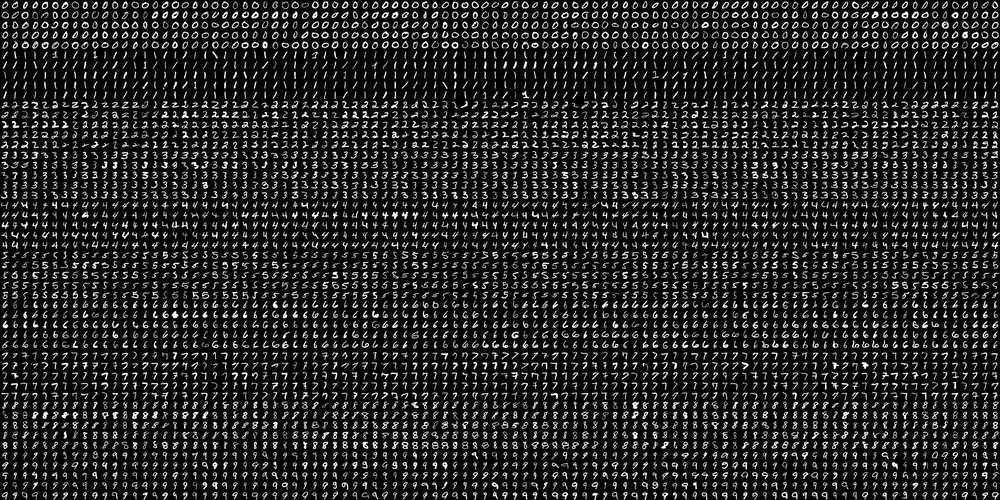
#> input picture digits.png, 1000 x 500 px, shrunk from 2000 x 1000 before the run
$ jupyter execute HOG_Digits.ipynb   (shell and % lines are left out)
#> lines starting #> are read from the running program, lines starting #| are printed output that depends on the picture; long printed decimals are rounded
[View in Colaboratory](https://colab.research.google.com/github/avs20/HOG_Playground/blob/master/HOG_Digits.ipynb)

[cell 1]
#install opencv
# !apt-get -qq install -y libsm6 libxext6 && pip install -q -U opencv-python
# import cv2

[cell 2]
# from google.colab import files

# uploaded = files.upload()

[cell 3]
### TRAIN DIGITS
import cv2

import numpy as np
import matplotlib.pyplot as plt


SZ = 20
CLASS_N = 10

def split2d(img, cell_size, flatten=True):
    h, w = img.shape[:2]
    sx, sy = cell_size
    cells = [np.hsplit(row, w//sx) for row in np.vsplit(img, h//sy)]
    cells = np.array(cells)
    if flatten:
        cells = cells.reshape(-1, sy, sx)
    return cells

def load_digits(fn):
#> called with fn = 'digits.png'
    digits_img = cv2.imread(fn, 0)
#> digits_img is the input picture: shape (500, 1000); min 0, max 255, mean 36.1
    digits = split2d(digits_img, (SZ, SZ))
#> in split2d, `cells = [np.hsplit(row, w//sx) for row in np.vsplit(img, h//sy)]`: cells = 25 items
    labels = np.repeat(np.arange(CLASS_N), len(digits)/CLASS_N)
#> labels = 1250 values from 0 to 9
    return digits, labels

def deskew(img):
    m = cv2.moments(img)
    if abs(m['mu02']) < 1e-2:
        return img.copy()
    skew = m['mu11']/m['mu02']
    M = np.float32([[1, skew, -0.5*SZ*skew], [0, 1, 0]])
    img = cv2.warpAffine(img, M, (SZ, SZ), flags=cv2.WARP_INVERSE_MAP | cv2.INTER_LINEAR)
    return img


def preprocess_simple(digits):
    return np.float32(digits).reshape(-1, SZ*SZ) / 255.0


def get_hog() :
    winSize = (20,20)
    blockSize = (10,10)
    blockStride = (5,5)
    cellSize = (10,10)
    nbins = 9
    derivAperture = 1
    winSigma = -1.
    histogramNormType = 0
    L2HysThreshold = 0.2
    gammaCorrection = 1
    nlevels = 64
    signedGradient = True

    hog = cv2.HOGDescriptor(winSize,blockSize,blockStride,cellSize,nbins,derivAperture,winSigma,histogramNormType,L2HysThreshold,gammaCorrection,nlevels, signedGradient)

    return hog
    affine_flags = cv2.WARP_INVERSE_MAP|cv2.INTER_LINEAR

## LOADING AND SEEING THE DATA

[cell 4]
print('Loading digits from digits.png ... ')
# Load data.
digits, labels = load_digits('digits.png')
#> labels = 1250 values from 0 to 9
# print(digits[0])


plt.figure(figsize=(5,5))

import random


f = plt.figure(figsize=(10,7))

for i in range(20):


  index = random.randint(0,digits.shape[0])
  plt.subplot( 5, 4, i+1 )
  plt.axis('off')
  plt.title(labels[index])

  plt.imshow(digits[index], cmap="gray")


plt.tight_layout( w_pad=0.5, h_pad=1.0)

plt.show()
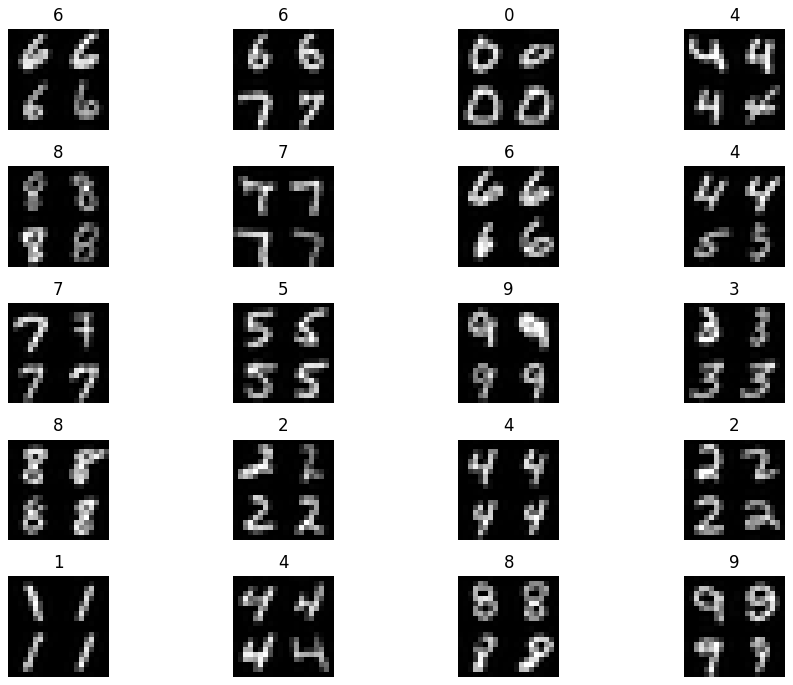
#> figure drawn by matplotlib, 20 panels

## Aligin images to veritical before training

[cell 5]
print('Deskew images ... ')
digits_deskewed = list(map(deskew, digits))
#> in deskew, `m = cv2.moments(img)`: m = moments, m00 17230, centre m10/m00, m01/m00 = (9.73, 9.37)
#> in deskew, `skew = m['mu11']/m['mu02']`: skew = -0.0815
#> in deskew, `M = np.float32([[1, skew, -0.5*SZ*skew], [0, 1, 0]])`: M = [[1, -0.0815, 0.815], [0, 1, 0]]
#> in deskew (call 19), `m = cv2.moments(img)`: m = moments, m00 19958, centre m10/m00, m01/m00 = (9.96, 10.49)
#> in deskew (call 19), `m = cv2.moments(img)`:
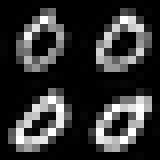
#> img: shape (20, 20) (shown 8 times larger); min 0, max 255, mean 49.9
#> in deskew (call 19), `skew = m['mu11']/m['mu02']`: skew = -0.0747
#> in deskew (call 19), `M = np.float32([[1, skew, -0.5*SZ*skew], [0, 1, 0]])`: M = [[1, -0.0747, 0.747], [0, 1, 0]]
#> in deskew (call 19), `img = cv2.warpAffine(img, M, (SZ, SZ), flags=cv2.WARP_INVERSE_MAP | cv..`:
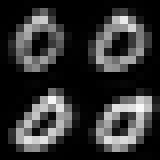
#> img: shape (20, 20) (shown 8 times larger); min 0, max 250, mean 49.9
#> in deskew (call 20), `m = cv2.moments(img)`: m = moments, m00 25269, centre m10/m00, m01/m00 = (9.98, 9.78)
#> in deskew (call 20), `m = cv2.moments(img)`:
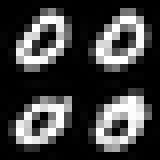
#> img: shape (20, 20) (shown 8 times larger); min 0, max 255, mean 63.2
#> in deskew (call 20), `skew = m['mu11']/m['mu02']`: skew = -0.0239
#> in deskew (call 20), `M = np.float32([[1, skew, -0.5*SZ*skew], [0, 1, 0]])`: M = [[1, -0.0239, 0.239], [0, 1, 0]]
#> in deskew (call 20), `img = cv2.warpAffine(img, M, (SZ, SZ), flags=cv2.WARP_INVERSE_MAP | cv..`:
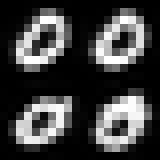
#> img: shape (20, 20) (shown 8 times larger); min 0, max 255, mean 63.2
#> in deskew (call 21), `m = cv2.moments(img)`: m = moments, m00 20837, centre m10/m00, m01/m00 = (9.45, 9.39)
#> in deskew (call 21), `m = cv2.moments(img)`:
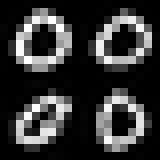
#> img: shape (20, 20) (shown 8 times larger); min 0, max 255, mean 52.1
#> in deskew (call 21), `skew = m['mu11']/m['mu02']`: skew = -0.00186
#> in deskew (call 21), `M = np.float32([[1, skew, -0.5*SZ*skew], [0, 1, 0]])`: M = [[1, -0.00186, 0.0186], [0, 1, 0]]
#> in deskew (call 22), `m = cv2.moments(img)`: m = moments, m00 20593, centre m10/m00, m01/m00 = (9.97, 9.39)
#> in deskew (call 22), `m = cv2.moments(img)`:
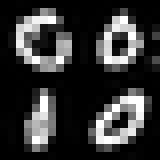
#> img: shape (20, 20) (shown 8 times larger); min 0, max 255, mean 51.5
#> in deskew (call 22), `skew = m['mu11']/m['mu02']`: skew = 0.118
#> in deskew (call 22), `M = np.float32([[1, skew, -0.5*SZ*skew], [0, 1, 0]])`: M = [[1, 0.118, -1.18], [0, 1, 0]]
#> in deskew (call 22), `img = cv2.warpAffine(img, M, (SZ, SZ), flags=cv2.WARP_INVERSE_MAP | cv..`:
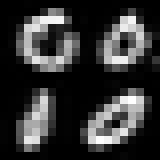
#> img: shape (20, 20) (shown 8 times larger); min 0, max 255, mean 51.2
#> in deskew (call 23), `m = cv2.moments(img)`: m = moments, m00 18665, centre m10/m00, m01/m00 = (10.16, 9.35)
#> in deskew (call 23), `m = cv2.moments(img)`:
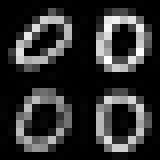
#> img: shape (20, 20) (shown 8 times larger); min 0, max 255, mean 46.7
#> in deskew (call 23), `skew = m['mu11']/m['mu02']`: skew = -0.0416
#> in deskew (call 23), `M = np.float32([[1, skew, -0.5*SZ*skew], [0, 1, 0]])`: M = [[1, -0.0416, 0.416], [0, 1, 0]]
#> in deskew (call 23), `img = cv2.warpAffine(img, M, (SZ, SZ), flags=cv2.WARP_INVERSE_MAP | cv..`:
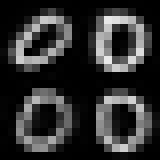
#> img: shape (20, 20) (shown 8 times larger); min 0, max 233, mean 46.7
#> digits_deskewed = 1250 items

f = plt.figure(figsize=(10,7))

for i in range(20):


  plt.subplot( 5, 4, i+1 )
  plt.axis('off')

  plt.imshow(digits_deskewed[i], cmap="gray")
  plt.title(labels[i])

plt.tight_layout( w_pad=0.5, h_pad=1.0)

plt.show()

## Calculating HOG Descriptor

[cell 6]
print('Defining HoG parameters ...')
# HoG feature descriptor
hog = get_hog();

print('Calculating HoG descriptor for every image ... ')
hog_descriptors = []
for img in digits_deskewed:
    hog_descriptors.append(hog.compute(img))
#> after the loop, hog_descriptors = 1250 items
hog_descriptors = np.squeeze(hog_descriptors)

## Splitting the data into training and test set

[cell 7]
from sklearn.model_selection import train_test_split

X_train, X_test, y_train, y_test = train_test_split(hog_descriptors, labels, test_size = 0.3, random_state = 10)
#> y_train = 875 values, max 9 at index 0, min 0 at index 13, mean 4.49; y_test = 375 values, max 9 at index 0, min 0 at index 8, mean 4.51
print("Training size", X_train.shape[0])
#| Training size 875
print("Testing Size" , X_test.shape[0])
#| Testing Size 375

## Training the model

[cell 8]
from sklearn.svm import SVC

model = SVC(kernel = "rbf", C = 50, gamma =0.50625)

model.fit(X_train, y_train)
preds = model.predict(X_test)
#> preds = 375 values, max 9 at index 0, min 0 at index 6, mean 4.52


from sklearn.metrics import confusion_matrix

mat = confusion_matrix(y_test, preds, labels = np.arange(0,10))
print("Confusion matrix")
print(mat)
#| [[34  5  0  0  0  0  0  0  1  0]
#|  [ 2 35  0  0  0  0  0  0  0  0]
#|  [ 0  0 25  5  1  1  1  0  0  0]
#|  [ 1  0  2 27  1  1  4  1  2  1]
#|  [ 0  0  0  3 22  1  0  3  1  7]
#|  [ 0  0  0  2  6 27  1  0  0  0]
#|  [ 0  0  3  1  0  2 31  3  0  0]
#|  [ 0  0  2  1  4  1  3 24  0  0]
#|  [ 0  0  0  4  0  1  1  1 24  5]
#|  [ 0  0  1  0  3  0  0  1  1 35]]

print("Accuracy:" , model.score(X_test, y_test))
#| Accuracy: 0.7573
